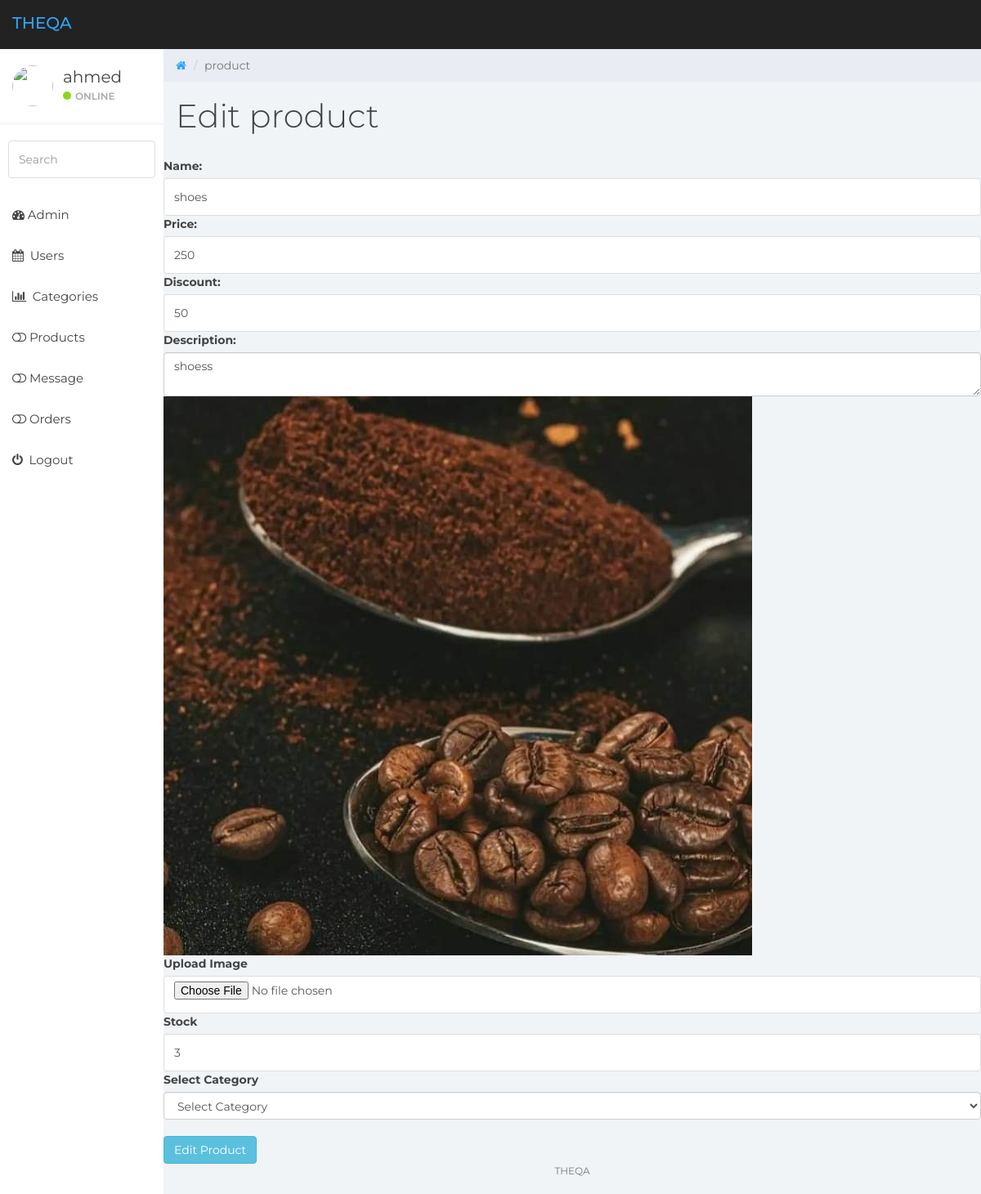
The app's page /edit_product.php?id=12 (signed in) with its own data.
### tables this page shows
CREATE TABLE `products` (
  `id` int(11) NOT NULL,
  `p_name` varchar(15) NOT NULL,
  `description` text NOT NULL,
  `price` varchar(20) NOT NULL,
  `image` varchar(20) NOT NULL,
  `discount` varchar(10) NOT NULL,
  `stock` tinyint(4) NOT NULL,
  `id_category` int(11) NOT NULL
);

### edit_product.php (the view, shortened to what this page needs)
<?php
$id = $_GET['id'];
include 'des_include/header.php';
include 'des_include/nav.php';
include 'des_include/sidebar.php';
$select_one_product = "SELECT * FROM products WHERE id = $id";
$result_one_product = $connection->query($select_one_product);
$row_one_product = $result_one_product->fetch_assoc();
?>
<div class="col-sm-9 col-sm-offset-3 col-lg-10 col-lg-offset-2 main">
	<div class="row">
		<ol class="breadcrumb">
			<li><a href="#">
					<em class="fa fa-home"></em>
				</a></li>
			<li class="active">product</li>
		</ol>
	</div>
	<div class="row">
		<div class="col-lg-12">
			<h1 class="page-header">Edit product</h1>
		</div>
		<form method="POST" action="function/edit_product.php" enctype="multipart/form-data">
			<label>Name:</label>
			<input type="text" name="name" value="<?php echo $row_one_product['p_name']; ?>" class="form-control">
			<label>Price:</label>
			<input type="text" name="price" value="<?php echo $row_one_product['price']; ?>" class="form-control">
			<label>Discount:</label>
			<input type="text" name="discount" value="<?php echo $row_one_product['discount']; ?>" class="form-control">
			<label>Description:</label>
			<textarea class="form-control" name="discription"><?php echo $row_one_product['description']; ?></textarea>
			<img src="images/<?php echo $row_one_product['image']; ?>"><br>
			<label>Upload Image</label>
			<input type="file" name="image" class="form-control">
			<label>Stock</label>
			<input type="number" name="stock" class="form-control" value="<?php echo $row_one_product['stock']; ?>">
			<label>Select Category</label>
			<select class="form-control" name="category">
				<option selected disabled>Select Category</option>
			</select>
			<br>
			<input type="submit" name="submit" value="Edit Product" class="btn btn-info">
		</form>
	</div>
	<?php
	include 'des_include/footer.php';
	?>

### css/styles.css (style rules this page uses)
body { background: #f1f4f7; padding-top: 60px; font-size: 14px; color: #444444; font-family: "Montserrat", "Helvetica Neue", Helvetica, Arial, sans-serif; }
a, a:hover, a:focus { color: #30a5ff; }
h1, h2, h3, h4, h5, h6 { color: #444444; }
h1 { font-weight: 300; font-size: 40px; }
input.form-control { border: 1px solid #ddd; box-shadow: none; height: 46px; }
.breadcrumb { border-radius: 0; padding: 10px 15px 10px 15px; background: #e9ecf2; margin: 0; }
h1.page-header { margin-top: 20px; border-bottom: 0; }

### records on screen
products: name "shoes", price "250", discount "50", discription "shoess", image (picture), stock "3"

### other values on screen
$_SESSION['username'] "ahmed"
